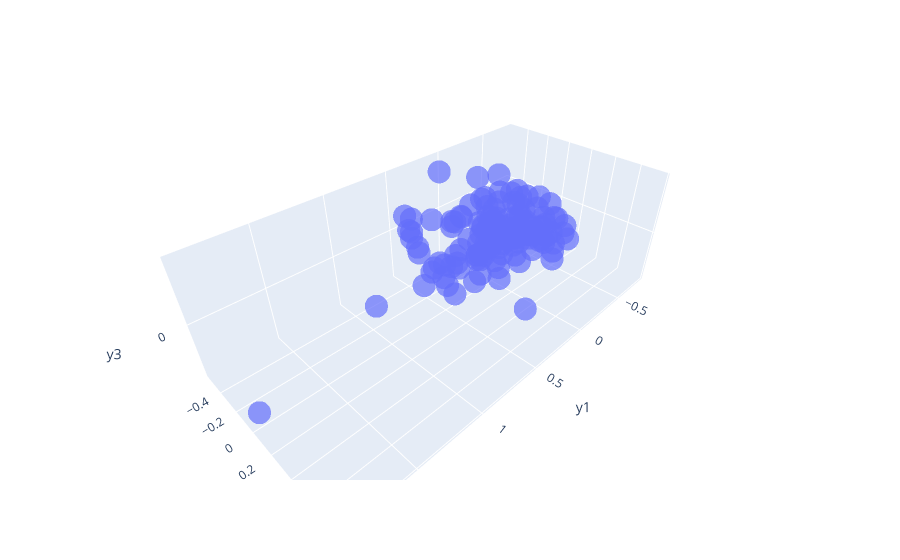

This figure's notebook cell:
### Code cell
import plotly.express as px
fig = px.scatter_3d(Y_df, x='y1', y='y2', z='y3', opacity=0.7)
fig.show()

### Figure 1 — Plotly figure (JSON) as saved in the notebook; plotly's stock layout.template omitted (floating-point values rounded to 4 significant figures; data arrays with more than 128 entries replaced by an {"elided": "..."} marker saying what was removed)
{"data": [{"hovertemplate": "y1=%{x}<br>y2=%{y}<br>y3=%{z}<extra></extra>", "legendgroup": "", "marker": {"color": "#636efa", "opacity": 0.7, "symbol": "circle"}, "mode": "markers", "name": "", "scene": "scene", "showlegend": false, "type": "scatter3d", "x": {"elided": "130 float values"}, "y": {"elided": "130 float values"}, "z": {"elided": "130 float values"}}], "layout": {"legend": {"tracegroupgap": 0}, "margin": {"t": 60}, "scene": {"domain": {"x": [0, 1], "y": [0, 1]}, "xaxis": {"title": {"text": "y1"}}, "yaxis": {"title": {"text": "y2"}}, "zaxis": {"title": {"text": "y3"}}}}}
